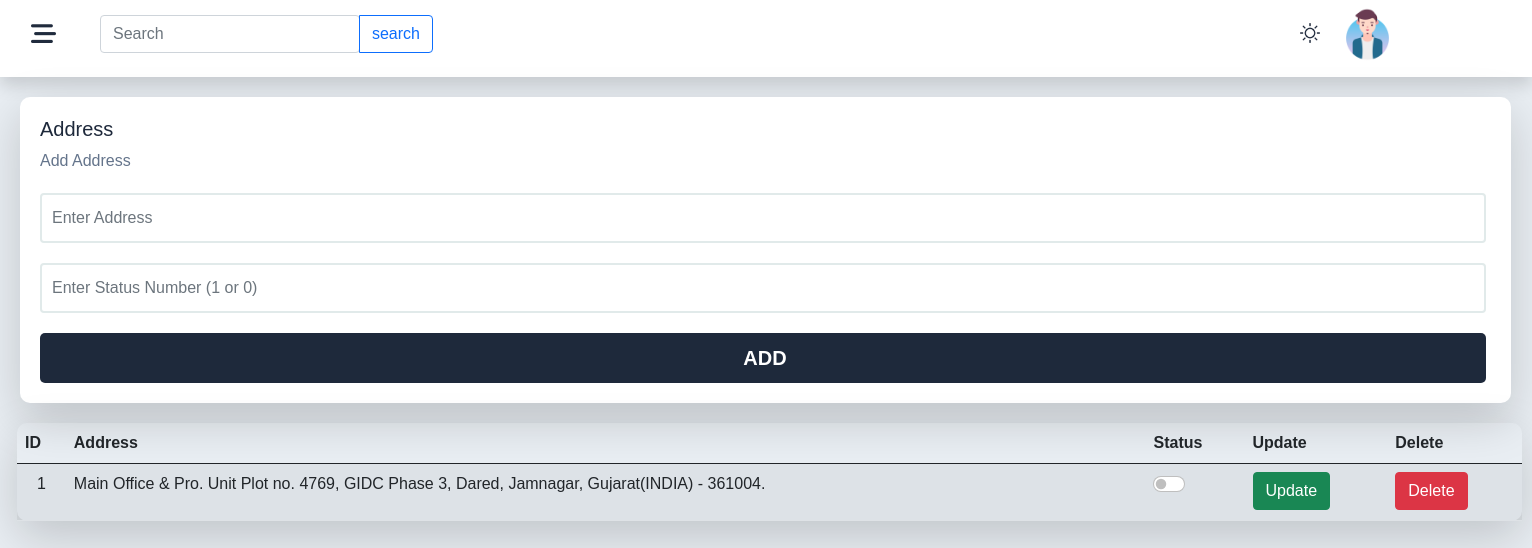
Screenshot of /admin/address.php with the database file from the repository.
### tables this page shows
CREATE TABLE `address` (
  `id` int(255) NOT NULL,
  `address` varchar(999) NOT NULL,
  `status` varchar(999) NOT NULL
);

### admin/address.php (the view, shortened to what this page needs)
<!DOCTYPE html>
<html lang="en">
<head>
     <link href="https://cdn.jsdelivr.net/npm/bootstrap@5.0.2/dist/css/bootstrap.min.css" rel="stylesheet">
     <link rel="stylesheet" href="https://cdnjs.cloudflare.com/ajax/libs/font-awesome/6.5.1/css/all.min.css" />
     <link rel="stylesheet" href="https://use.fontawesome.com/releases/v5.7.2/css/all.css">
     <link rel="stylesheet" href="includes/css/footer.css">
     <link rel="stylesheet" href="includes/css/contact.css">
     <link rel="stylesheet" href="includes/css/header.css">
</head>
<body>
     <?php include 'includes/php/header.php'; ?>
     <div class="address">
          <div class="form shadow-lg">
               <h3 class="tp-title-pre">Address</h3>
               <p class="tp-title">Add Address</p>
               <form action="insert_address.php" method="post">
                    <input type="text" name="address" class="form-control" placeholder="Enter Address">
                    <input type="number" name="status" class="form-control" placeholder="Enter Status Number (1 or 0)">
                    <input type="submit" class="submit1 " name="add_address" value="ADD">
               </form>
          </div>
          <table class="table table-hover table-borderd table-striped shadow-lg">
               <thead>
                    <tr>
                         <th scope="col">ID</th>
                         <th scope="col">Address</th>
                         <th scope="col">Status</th>
                         <th scope="col">Update</th>
                         <th scope="col">Delete</th>
                    </tr>
               </thead>
               <tbody>
                    <?php
                         $st3 = "SELECT * FROM `address`";
                         $res3 = mysqli_query($cn, $st3) or die("Not Inserted");
                         while ($fld3=mysqli_fetch_array($res3)) {
                    ?>
                         <tr>
                              <td><p style="text-align: center;"><?php echo $fld3['id']?></p></td>
                              <td><?php echo $fld3['address']?></td>
                              <td>
                                   <div class="form-lg-check form-switch">
                                        <input class="form-check-input" <?php if ($fld3["status"] == '1') { echo "checked"; } ?> onclick="toggleStatus(<?php echo $fld3['id'];?>)" type="checkbox" id="check">
                                   </div>
                              </td>
                              <td><a href="update_address.php?id=<?php echo $fld3['id']?>" class="btn btn-success">Update</a></td>
                              <td><a href="delete_address.php?id=<?php echo $fld3['id']?>" class="btn btn-danger">Delete</a></td>
                         </tr>
                    <?php
                         }
                    ?>
               </tbody>
          </table>
     </div>
</body>
</html>

### admin/includes/css/contact.css (style rules this page uses)
body { font-family: Arial, Helvetica, sans-serif; background-color: #e9eef3; margin-bottom: 20px; }
.table { border-radius: 10px; margin-top: 20px; margin-left: 17px; width: 1505px; }
.form { background-color: white; min-height: auto; border-radius: 10px; width: 97.3%; margin-top: 20px; margin-left: 20px; }
.form .tp-title-pre { color: rgb(30, 41, 59); font-size: 20px; padding-top: 20px; margin-left: 20px; }
.form .tp-title { color: rgb(100, 116, 139); font-size: 16px; margin-left: 20px; }
.form form input[type=text] { width: 97%; padding-left: 10px; margin-left: 20px; height: 50px; border: 2px solid #e1eaea; }
.form form input[type=number] { width: 97%; padding-left: 10px; margin-left: 20px; height: 50px; border: 2px solid #e1eaea; }
.form form .submit1 { width: 97%; margin-top: 20px; padding-left: 10px; margin-left: 20px; margin-bottom: 20px; height: 50px; border: none; outline: none; border-radius: 5px; background-color: rgb(30, 41, 59); color: white; font-size: 20px; font-weight: 600; -webkit-border-radius: 5px; -moz-border-radius: 5px; -ms-border-radius: 5px; -o-border-radius: 5px; }
.form form input { margin-top: 20px; }

### rows the page displays
address: id "1", address "Main Office & Pro. Unit Plot no. 4769, GIDC Phase 3, Dared, Jamnagar, Gujarat(INDIA) - 361004."
